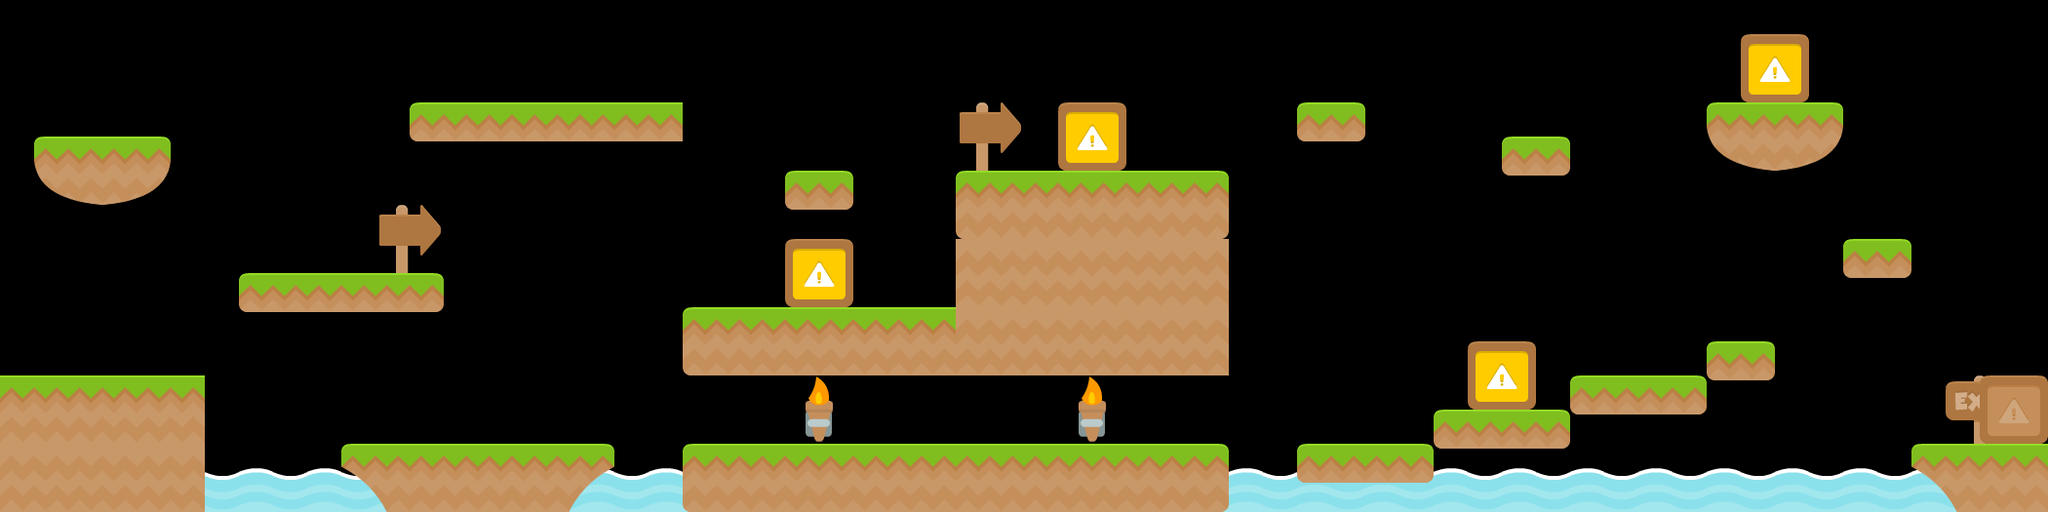

Rendered tile map (Tiled .tmx) drawn with the repository's tilesets; below, a short description and the map source with its tile grids summarised:
An orthogonal 60x15 tile map with 35x35 px tiles, 4 tile layers (Background Images, Platforms, Enemies, Triggers).

<map version="1.0" orientation="orthogonal" renderorder="right-down" width="60" height="15" tilewidth="35" tileheight="35" nextobjectid="1">
 <tileset firstgid="1" name="Platformer" tilewidth="70" tileheight="70" spacing="2" margin="2" tilecount="196">
  <image source="tileset.png" width="1024" height="1024" />
 </tileset>
 <layer name="Background Images" width="60" height="15">
  <data>[900 cells, 23 non-empty, 4 distinct tile ids]</data>
 </layer>
 <layer name="Platforms" width="60" height="15">
  <data>[900 cells, 58 non-empty, 12 distinct tile ids]</data>
 </layer>
 <layer name="Enemies" width="60" height="15">
  <data>[900 cells, 4 non-empty, 1 distinct tile ids]</data>
 </layer>
 <layer name="Triggers" width="60" height="15">
  <data>[900 cells, 1 non-empty, 1 distinct tile ids]</data>
 </layer>
</map>
